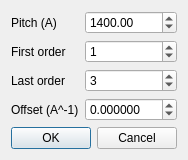
<?xml version="1.0" encoding="UTF-8"?>
<ui version="4.0">
 <class>Dialog</class>
 <widget class="QDialog" name="Dialog">
  <property name="geometry">
   <rect>
    <x>0</x>
    <y>0</y>
    <width>174</width>
    <height>145</height>
   </rect>
  </property>
  <property name="windowTitle">
   <string>Dialog</string>
  </property>
  <layout class="QGridLayout" name="gridLayout">
   <item row="2" column="0">
    <widget class="QLabel" name="label_num_step">
     <property name="text">
      <string>Last order</string>
     </property>
    </widget>
   </item>
   <item row="4" column="0" colspan="3">
    <widget class="QDialogButtonBox" name="buttonBox">
     <property name="orientation">
      <enum>Qt::Horizontal</enum>
     </property>
     <property name="standardButtons">
      <set>QDialogButtonBox::Cancel|QDialogButtonBox::Ok</set>
     </property>
    </widget>
   </item>
   <item row="0" column="0">
    <widget class="QLabel" name="label">
     <property name="text">
      <string>Pitch (A)</string>
     </property>
    </widget>
   </item>
   <item row="1" column="0">
    <widget class="QLabel" name="label_2">
     <property name="text">
      <string>First order</string>
     </property>
    </widget>
   </item>
   <item row="0" column="1" colspan="2">
    <widget class="QDoubleSpinBox" name="doubleSpinBox_pitch">
     <property name="decimals">
      <number>2</number>
     </property>
     <property name="maximum">
      <double>9999.000000000000000</double>
     </property>
     <property name="singleStep">
      <double>1.000000000000000</double>
     </property>
     <property name="value">
      <double>1400.000000000000000</double>
     </property>
    </widget>
   </item>
   <item row="3" column="1" colspan="2">
    <widget class="QDoubleSpinBox" name="doubleSpinBox_offset">
     <property name="decimals">
      <number>6</number>
     </property>
     <property name="minimum">
      <double>-1.000000000000000</double>
     </property>
     <property name="maximum">
      <double>1.000000000000000</double>
     </property>
     <property name="singleStep">
      <double>0.000100000000000</double>
     </property>
    </widget>
   </item>
   <item row="3" column="0">
    <widget class="QLabel" name="label_3">
     <property name="text">
      <string>Offset (A^-1)</string>
     </property>
    </widget>
   </item>
   <item row="2" column="1" colspan="2">
    <widget class="QSpinBox" name="spinBox_last">
     <property name="value">
      <number>3</number>
     </property>
    </widget>
   </item>
   <item row="1" column="1" colspan="2">
    <widget class="QSpinBox" name="spinBox_first">
     <property name="value">
      <number>1</number>
     </property>
    </widget>
   </item>
  </layout>
 </widget>
 <tabstops>
  <tabstop>doubleSpinBox_pitch</tabstop>
  <tabstop>spinBox_first</tabstop>
  <tabstop>spinBox_last</tabstop>
  <tabstop>doubleSpinBox_offset</tabstop>
  <tabstop>buttonBox</tabstop>
 </tabstops>
 <resources/>
 <connections>
  <connection>
   <sender>buttonBox</sender>
   <signal>accepted()</signal>
   <receiver>Dialog</receiver>
   <slot>accept()</slot>
   <hints>
    <hint type="sourcelabel">
     <x>248</x>
     <y>254</y>
    </hint>
    <hint type="destinationlabel">
     <x>157</x>
     <y>274</y>
    </hint>
   </hints>
  </connection>
  <connection>
   <sender>buttonBox</sender>
   <signal>rejected()</signal>
   <receiver>Dialog</receiver>
   <slot>reject()</slot>
   <hints>
    <hint type="sourcelabel">
     <x>316</x>
     <y>260</y>
    </hint>
    <hint type="destinationlabel">
     <x>286</x>
     <y>274</y>
    </hint>
   </hints>
  </connection>
 </connections>
</ui>
